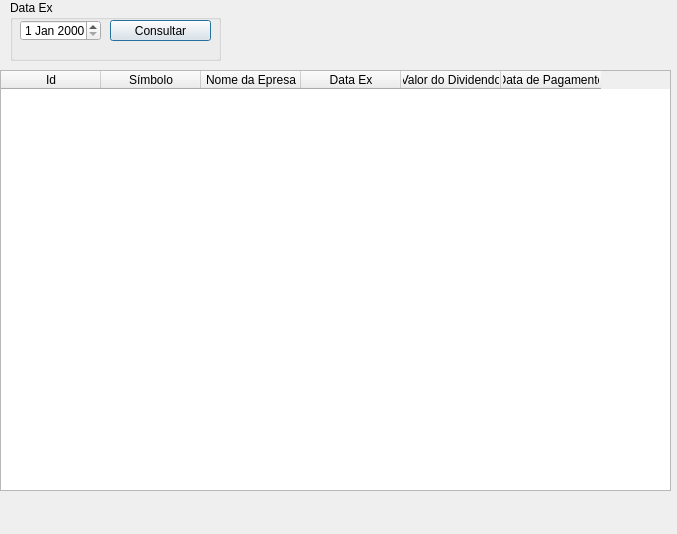
<?xml version="1.0" encoding="UTF-8"?>
<ui version="4.0">
 <class>Dividendos</class>
 <widget class="QDialog" name="Dividendos">
  <property name="geometry">
   <rect>
    <x>0</x>
    <y>0</y>
    <width>677</width>
    <height>534</height>
   </rect>
  </property>
  <property name="windowTitle">
   <string>Dividendos</string>
  </property>
  <widget class="QTableWidget" name="tableWidget">
   <property name="geometry">
    <rect>
     <x>0</x>
     <y>70</y>
     <width>671</width>
     <height>421</height>
    </rect>
   </property>
   <column>
    <property name="text">
     <string>Id</string>
    </property>
   </column>
   <column>
    <property name="text">
     <string>Símbolo</string>
    </property>
   </column>
   <column>
    <property name="text">
     <string>Nome da Epresa</string>
    </property>
   </column>
   <column>
    <property name="text">
     <string>Data Ex</string>
    </property>
   </column>
   <column>
    <property name="text">
     <string>Valor do Dividendo</string>
    </property>
   </column>
   <column>
    <property name="text">
     <string>Data de Pagamento</string>
    </property>
   </column>
  </widget>
  <widget class="QGroupBox" name="groupBox">
   <property name="geometry">
    <rect>
     <x>10</x>
     <y>0</y>
     <width>211</width>
     <height>61</height>
    </rect>
   </property>
   <property name="title">
    <string>Data Ex</string>
   </property>
   <widget class="QDateEdit" name="dateEdit">
    <property name="geometry">
     <rect>
      <x>10</x>
      <y>20</y>
      <width>81</width>
      <height>21</height>
     </rect>
    </property>
   </widget>
   <widget class="QPushButton" name="pushButton">
    <property name="geometry">
     <rect>
      <x>100</x>
      <y>20</y>
      <width>101</width>
      <height>21</height>
     </rect>
    </property>
    <property name="text">
     <string>Consultar</string>
    </property>
   </widget>
  </widget>
  <zorder>groupBox</zorder>
  <zorder>tableWidget</zorder>
 </widget>
 <resources/>
 <connections/>
</ui>
